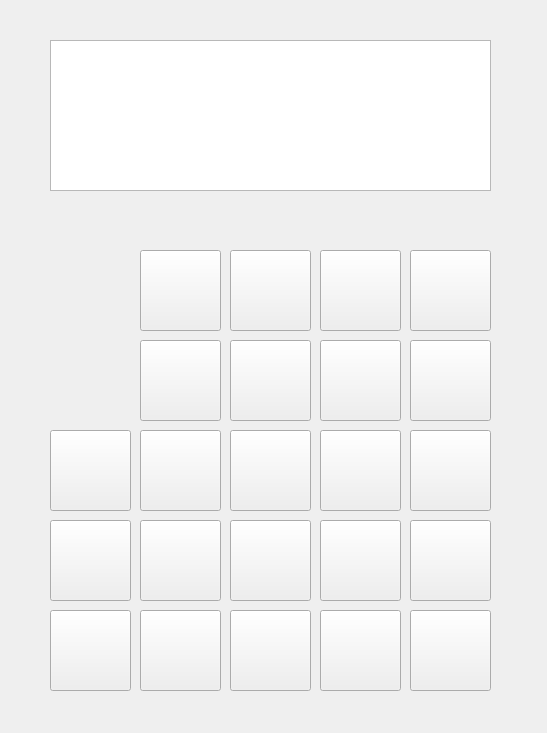
<?xml version="1.0" encoding="UTF-8"?>
<ui version="4.0">
 <class>Dialog</class>
 <widget class="QDialog" name="Dialog">
  <property name="geometry">
   <rect>
    <x>0</x>
    <y>0</y>
    <width>547</width>
    <height>733</height>
   </rect>
  </property>
  <property name="windowTitle">
   <string>Dialog</string>
  </property>
  <widget class="QPushButton" name="button_1">
   <property name="geometry">
    <rect>
     <x>140</x>
     <y>520</y>
     <width>81</width>
     <height>81</height>
    </rect>
   </property>
   <property name="font">
    <font>
     <family>나눔고딕</family>
     <pointsize>12</pointsize>
     <weight>75</weight>
     <bold>true</bold>
    </font>
   </property>
   <property name="focusPolicy">
    <enum>Qt::NoFocus</enum>
   </property>
   <property name="text">
    <string/>
   </property>
   <property name="icon">
    <iconset>
     <normaloff>colors/1.png</normaloff>colors/1.png</iconset>
   </property>
   <property name="iconSize">
    <size>
     <width>75</width>
     <height>75</height>
    </size>
   </property>
  </widget>
  <widget class="QPushButton" name="button_2">
   <property name="geometry">
    <rect>
     <x>230</x>
     <y>520</y>
     <width>81</width>
     <height>81</height>
    </rect>
   </property>
   <property name="font">
    <font>
     <family>나눔고딕</family>
     <pointsize>12</pointsize>
     <weight>75</weight>
     <bold>true</bold>
    </font>
   </property>
   <property name="focusPolicy">
    <enum>Qt::NoFocus</enum>
   </property>
   <property name="text">
    <string/>
   </property>
   <property name="icon">
    <iconset>
     <normaloff>colors/2.png</normaloff>colors/2.png</iconset>
   </property>
   <property name="iconSize">
    <size>
     <width>75</width>
     <height>75</height>
    </size>
   </property>
  </widget>
  <widget class="QPushButton" name="button_3">
   <property name="geometry">
    <rect>
     <x>320</x>
     <y>520</y>
     <width>81</width>
     <height>81</height>
    </rect>
   </property>
   <property name="font">
    <font>
     <family>나눔고딕</family>
     <pointsize>12</pointsize>
     <weight>75</weight>
     <bold>true</bold>
    </font>
   </property>
   <property name="focusPolicy">
    <enum>Qt::NoFocus</enum>
   </property>
   <property name="text">
    <string/>
   </property>
   <property name="icon">
    <iconset>
     <normaloff>colors/3.png</normaloff>colors/3.png</iconset>
   </property>
   <property name="iconSize">
    <size>
     <width>75</width>
     <height>75</height>
    </size>
   </property>
  </widget>
  <widget class="QPushButton" name="button_4">
   <property name="geometry">
    <rect>
     <x>140</x>
     <y>430</y>
     <width>81</width>
     <height>81</height>
    </rect>
   </property>
   <property name="font">
    <font>
     <family>나눔고딕</family>
     <pointsize>12</pointsize>
     <weight>75</weight>
     <bold>true</bold>
    </font>
   </property>
   <property name="focusPolicy">
    <enum>Qt::NoFocus</enum>
   </property>
   <property name="text">
    <string/>
   </property>
   <property name="icon">
    <iconset>
     <normaloff>colors/4.png</normaloff>colors/4.png</iconset>
   </property>
   <property name="iconSize">
    <size>
     <width>75</width>
     <height>75</height>
    </size>
   </property>
  </widget>
  <widget class="QPushButton" name="button_5">
   <property name="geometry">
    <rect>
     <x>230</x>
     <y>430</y>
     <width>81</width>
     <height>81</height>
    </rect>
   </property>
   <property name="font">
    <font>
     <family>나눔고딕</family>
     <pointsize>12</pointsize>
     <weight>75</weight>
     <bold>true</bold>
    </font>
   </property>
   <property name="focusPolicy">
    <enum>Qt::NoFocus</enum>
   </property>
   <property name="text">
    <string/>
   </property>
   <property name="icon">
    <iconset>
     <normaloff>colors/5.png</normaloff>colors/5.png</iconset>
   </property>
   <property name="iconSize">
    <size>
     <width>75</width>
     <height>75</height>
    </size>
   </property>
  </widget>
  <widget class="QPushButton" name="button_6">
   <property name="geometry">
    <rect>
     <x>320</x>
     <y>430</y>
     <width>81</width>
     <height>81</height>
    </rect>
   </property>
   <property name="font">
    <font>
     <family>나눔고딕</family>
     <pointsize>12</pointsize>
     <weight>75</weight>
     <bold>true</bold>
    </font>
   </property>
   <property name="focusPolicy">
    <enum>Qt::NoFocus</enum>
   </property>
   <property name="text">
    <string/>
   </property>
   <property name="icon">
    <iconset>
     <normaloff>colors/6.png</normaloff>colors/6.png</iconset>
   </property>
   <property name="iconSize">
    <size>
     <width>75</width>
     <height>75</height>
    </size>
   </property>
  </widget>
  <widget class="QPushButton" name="button_7">
   <property name="geometry">
    <rect>
     <x>140</x>
     <y>340</y>
     <width>81</width>
     <height>81</height>
    </rect>
   </property>
   <property name="font">
    <font>
     <family>나눔고딕</family>
     <pointsize>12</pointsize>
     <weight>75</weight>
     <bold>true</bold>
    </font>
   </property>
   <property name="focusPolicy">
    <enum>Qt::NoFocus</enum>
   </property>
   <property name="text">
    <string/>
   </property>
   <property name="icon">
    <iconset>
     <normaloff>colors/7.png</normaloff>colors/7.png</iconset>
   </property>
   <property name="iconSize">
    <size>
     <width>75</width>
     <height>75</height>
    </size>
   </property>
  </widget>
  <widget class="QPushButton" name="button_8">
   <property name="geometry">
    <rect>
     <x>230</x>
     <y>340</y>
     <width>81</width>
     <height>81</height>
    </rect>
   </property>
   <property name="font">
    <font>
     <family>나눔고딕</family>
     <pointsize>12</pointsize>
     <weight>75</weight>
     <bold>true</bold>
    </font>
   </property>
   <property name="focusPolicy">
    <enum>Qt::NoFocus</enum>
   </property>
   <property name="text">
    <string/>
   </property>
   <property name="icon">
    <iconset>
     <normaloff>colors/8.png</normaloff>colors/8.png</iconset>
   </property>
   <property name="iconSize">
    <size>
     <width>75</width>
     <height>75</height>
    </size>
   </property>
  </widget>
  <widget class="QPushButton" name="button_9">
   <property name="geometry">
    <rect>
     <x>320</x>
     <y>340</y>
     <width>81</width>
     <height>81</height>
    </rect>
   </property>
   <property name="font">
    <font>
     <family>나눔고딕</family>
     <pointsize>12</pointsize>
     <weight>75</weight>
     <bold>true</bold>
    </font>
   </property>
   <property name="focusPolicy">
    <enum>Qt::NoFocus</enum>
   </property>
   <property name="text">
    <string/>
   </property>
   <property name="icon">
    <iconset>
     <normaloff>colors/9.png</normaloff>colors/9.png</iconset>
   </property>
   <property name="iconSize">
    <size>
     <width>75</width>
     <height>75</height>
    </size>
   </property>
  </widget>
  <widget class="QPushButton" name="button_0">
   <property name="enabled">
    <bool>true</bool>
   </property>
   <property name="geometry">
    <rect>
     <x>230</x>
     <y>610</y>
     <width>81</width>
     <height>81</height>
    </rect>
   </property>
   <property name="font">
    <font>
     <family>나눔고딕</family>
     <pointsize>12</pointsize>
     <weight>75</weight>
     <bold>true</bold>
    </font>
   </property>
   <property name="focusPolicy">
    <enum>Qt::NoFocus</enum>
   </property>
   <property name="text">
    <string/>
   </property>
   <property name="icon">
    <iconset>
     <normaloff>colors/0.png</normaloff>colors/0.png</iconset>
   </property>
   <property name="iconSize">
    <size>
     <width>75</width>
     <height>75</height>
    </size>
   </property>
  </widget>
  <widget class="QPushButton" name="button_dot">
   <property name="geometry">
    <rect>
     <x>320</x>
     <y>610</y>
     <width>81</width>
     <height>81</height>
    </rect>
   </property>
   <property name="font">
    <font>
     <family>나눔고딕</family>
     <pointsize>12</pointsize>
     <weight>75</weight>
     <bold>true</bold>
    </font>
   </property>
   <property name="focusPolicy">
    <enum>Qt::NoFocus</enum>
   </property>
   <property name="text">
    <string/>
   </property>
   <property name="icon">
    <iconset>
     <normaloff>colors/dot.png</normaloff>colors/dot.png</iconset>
   </property>
   <property name="iconSize">
    <size>
     <width>75</width>
     <height>75</height>
    </size>
   </property>
  </widget>
  <widget class="QPushButton" name="button_braceRight">
   <property name="geometry">
    <rect>
     <x>140</x>
     <y>610</y>
     <width>81</width>
     <height>81</height>
    </rect>
   </property>
   <property name="font">
    <font>
     <family>나눔고딕</family>
     <pointsize>12</pointsize>
     <weight>75</weight>
     <bold>true</bold>
    </font>
   </property>
   <property name="focusPolicy">
    <enum>Qt::NoFocus</enum>
   </property>
   <property name="text">
    <string/>
   </property>
   <property name="icon">
    <iconset>
     <normaloff>colors/braceright.png</normaloff>colors/braceright.png</iconset>
   </property>
   <property name="iconSize">
    <size>
     <width>75</width>
     <height>75</height>
    </size>
   </property>
  </widget>
  <widget class="QPushButton" name="button_per">
   <property name="geometry">
    <rect>
     <x>140</x>
     <y>250</y>
     <width>81</width>
     <height>81</height>
    </rect>
   </property>
   <property name="font">
    <font>
     <family>나눔고딕</family>
     <pointsize>12</pointsize>
     <weight>75</weight>
     <bold>true</bold>
    </font>
   </property>
   <property name="focusPolicy">
    <enum>Qt::NoFocus</enum>
   </property>
   <property name="text">
    <string/>
   </property>
   <property name="icon">
    <iconset>
     <normaloff>colors/percentage.png</normaloff>colors/percentage.png</iconset>
   </property>
   <property name="iconSize">
    <size>
     <width>75</width>
     <height>75</height>
    </size>
   </property>
  </widget>
  <widget class="QPushButton" name="button_root">
   <property name="geometry">
    <rect>
     <x>230</x>
     <y>250</y>
     <width>81</width>
     <height>81</height>
    </rect>
   </property>
   <property name="font">
    <font>
     <family>나눔고딕</family>
     <pointsize>12</pointsize>
     <weight>75</weight>
     <bold>true</bold>
    </font>
   </property>
   <property name="focusPolicy">
    <enum>Qt::NoFocus</enum>
   </property>
   <property name="text">
    <string/>
   </property>
   <property name="icon">
    <iconset>
     <normaloff>colors/root.png</normaloff>colors/root.png</iconset>
   </property>
   <property name="iconSize">
    <size>
     <width>75</width>
     <height>75</height>
    </size>
   </property>
  </widget>
  <widget class="QPushButton" name="button_sqr">
   <property name="geometry">
    <rect>
     <x>320</x>
     <y>250</y>
     <width>81</width>
     <height>81</height>
    </rect>
   </property>
   <property name="font">
    <font>
     <family>나눔고딕</family>
     <pointsize>12</pointsize>
     <weight>75</weight>
     <bold>true</bold>
    </font>
   </property>
   <property name="focusPolicy">
    <enum>Qt::NoFocus</enum>
   </property>
   <property name="text">
    <string/>
   </property>
   <property name="icon">
    <iconset>
     <normaloff>colors/square.png</normaloff>colors/square.png</iconset>
   </property>
   <property name="iconSize">
    <size>
     <width>75</width>
     <height>75</height>
    </size>
   </property>
  </widget>
  <widget class="QPushButton" name="button_div">
   <property name="geometry">
    <rect>
     <x>410</x>
     <y>250</y>
     <width>81</width>
     <height>81</height>
    </rect>
   </property>
   <property name="font">
    <font>
     <family>나눔고딕</family>
     <pointsize>12</pointsize>
     <weight>75</weight>
     <bold>true</bold>
    </font>
   </property>
   <property name="focusPolicy">
    <enum>Qt::NoFocus</enum>
   </property>
   <property name="text">
    <string/>
   </property>
   <property name="icon">
    <iconset>
     <normaloff>colors/divide.png</normaloff>colors/divide.png</iconset>
   </property>
   <property name="iconSize">
    <size>
     <width>75</width>
     <height>75</height>
    </size>
   </property>
  </widget>
  <widget class="QPushButton" name="button_pls">
   <property name="geometry">
    <rect>
     <x>410</x>
     <y>520</y>
     <width>81</width>
     <height>81</height>
    </rect>
   </property>
   <property name="font">
    <font>
     <family>나눔고딕</family>
     <pointsize>12</pointsize>
     <weight>75</weight>
     <bold>true</bold>
    </font>
   </property>
   <property name="focusPolicy">
    <enum>Qt::NoFocus</enum>
   </property>
   <property name="text">
    <string/>
   </property>
   <property name="icon">
    <iconset>
     <normaloff>colors/plus.png</normaloff>colors/plus.png</iconset>
   </property>
   <property name="iconSize">
    <size>
     <width>75</width>
     <height>75</height>
    </size>
   </property>
  </widget>
  <widget class="QPushButton" name="button_min">
   <property name="geometry">
    <rect>
     <x>410</x>
     <y>430</y>
     <width>81</width>
     <height>81</height>
    </rect>
   </property>
   <property name="font">
    <font>
     <family>나눔고딕</family>
     <pointsize>12</pointsize>
     <weight>75</weight>
     <bold>true</bold>
    </font>
   </property>
   <property name="focusPolicy">
    <enum>Qt::NoFocus</enum>
   </property>
   <property name="text">
    <string/>
   </property>
   <property name="icon">
    <iconset>
     <normaloff>colors/minus.png</normaloff>colors/minus.png</iconset>
   </property>
   <property name="iconSize">
    <size>
     <width>75</width>
     <height>75</height>
    </size>
   </property>
  </widget>
  <widget class="QPushButton" name="button_mul">
   <property name="geometry">
    <rect>
     <x>410</x>
     <y>340</y>
     <width>81</width>
     <height>81</height>
    </rect>
   </property>
   <property name="font">
    <font>
     <family>나눔고딕</family>
     <pointsize>12</pointsize>
     <weight>75</weight>
     <bold>true</bold>
    </font>
   </property>
   <property name="focusPolicy">
    <enum>Qt::NoFocus</enum>
   </property>
   <property name="text">
    <string/>
   </property>
   <property name="icon">
    <iconset>
     <normaloff>colors/multiply.png</normaloff>colors/multiply.png</iconset>
   </property>
   <property name="iconSize">
    <size>
     <width>75</width>
     <height>75</height>
    </size>
   </property>
  </widget>
  <widget class="QPushButton" name="button_equal">
   <property name="geometry">
    <rect>
     <x>410</x>
     <y>610</y>
     <width>81</width>
     <height>81</height>
    </rect>
   </property>
   <property name="palette">
    <palette>
     <active>
      <colorrole role="ButtonText">
       <brush brushstyle="SolidPattern">
        <color alpha="255">
         <red>0</red>
         <green>0</green>
         <blue>255</blue>
        </color>
       </brush>
      </colorrole>
     </active>
     <inactive>
      <colorrole role="ButtonText">
       <brush brushstyle="SolidPattern">
        <color alpha="255">
         <red>0</red>
         <green>0</green>
         <blue>255</blue>
        </color>
       </brush>
      </colorrole>
     </inactive>
     <disabled>
      <colorrole role="ButtonText">
       <brush brushstyle="SolidPattern">
        <color alpha="255">
         <red>120</red>
         <green>120</green>
         <blue>120</blue>
        </color>
       </brush>
      </colorrole>
     </disabled>
    </palette>
   </property>
   <property name="font">
    <font>
     <family>나눔고딕</family>
     <pointsize>12</pointsize>
     <weight>75</weight>
     <bold>true</bold>
    </font>
   </property>
   <property name="focusPolicy">
    <enum>Qt::NoFocus</enum>
   </property>
   <property name="text">
    <string/>
   </property>
   <property name="icon">
    <iconset>
     <normaloff>colors/equal.png</normaloff>colors/equal.png</iconset>
   </property>
   <property name="iconSize">
    <size>
     <width>75</width>
     <height>75</height>
    </size>
   </property>
  </widget>
  <widget class="QPushButton" name="button_clr">
   <property name="geometry">
    <rect>
     <x>50</x>
     <y>520</y>
     <width>81</width>
     <height>81</height>
    </rect>
   </property>
   <property name="palette">
    <palette>
     <active>
      <colorrole role="ButtonText">
       <brush brushstyle="SolidPattern">
        <color alpha="255">
         <red>255</red>
         <green>0</green>
         <blue>4</blue>
        </color>
       </brush>
      </colorrole>
     </active>
     <inactive>
      <colorrole role="ButtonText">
       <brush brushstyle="SolidPattern">
        <color alpha="255">
         <red>255</red>
         <green>0</green>
         <blue>4</blue>
        </color>
       </brush>
      </colorrole>
     </inactive>
     <disabled>
      <colorrole role="ButtonText">
       <brush brushstyle="SolidPattern">
        <color alpha="255">
         <red>120</red>
         <green>120</green>
         <blue>120</blue>
        </color>
       </brush>
      </colorrole>
     </disabled>
    </palette>
   </property>
   <property name="font">
    <font>
     <family>나눔고딕</family>
     <pointsize>12</pointsize>
     <weight>75</weight>
     <bold>true</bold>
    </font>
   </property>
   <property name="focusPolicy">
    <enum>Qt::NoFocus</enum>
   </property>
   <property name="text">
    <string/>
   </property>
   <property name="icon">
    <iconset>
     <normaloff>colors/clear.png</normaloff>colors/clear.png</iconset>
   </property>
   <property name="iconSize">
    <size>
     <width>75</width>
     <height>75</height>
    </size>
   </property>
  </widget>
  <widget class="QPushButton" name="button_back">
   <property name="geometry">
    <rect>
     <x>50</x>
     <y>430</y>
     <width>81</width>
     <height>81</height>
    </rect>
   </property>
   <property name="palette">
    <palette>
     <active>
      <colorrole role="ButtonText">
       <brush brushstyle="SolidPattern">
        <color alpha="255">
         <red>255</red>
         <green>119</green>
         <blue>0</blue>
        </color>
       </brush>
      </colorrole>
     </active>
     <inactive>
      <colorrole role="ButtonText">
       <brush brushstyle="SolidPattern">
        <color alpha="255">
         <red>255</red>
         <green>119</green>
         <blue>0</blue>
        </color>
       </brush>
      </colorrole>
     </inactive>
     <disabled>
      <colorrole role="ButtonText">
       <brush brushstyle="SolidPattern">
        <color alpha="255">
         <red>120</red>
         <green>120</green>
         <blue>120</blue>
        </color>
       </brush>
      </colorrole>
     </disabled>
    </palette>
   </property>
   <property name="font">
    <font>
     <family>나눔고딕</family>
     <pointsize>12</pointsize>
     <weight>50</weight>
     <bold>false</bold>
    </font>
   </property>
   <property name="focusPolicy">
    <enum>Qt::NoFocus</enum>
   </property>
   <property name="text">
    <string/>
   </property>
   <property name="icon">
    <iconset>
     <normaloff>colors/backspace.png</normaloff>colors/backspace.png</iconset>
   </property>
   <property name="iconSize">
    <size>
     <width>75</width>
     <height>75</height>
    </size>
   </property>
  </widget>
  <widget class="QTextBrowser" name="mainText">
   <property name="geometry">
    <rect>
     <x>50</x>
     <y>40</y>
     <width>441</width>
     <height>151</height>
    </rect>
   </property>
   <property name="font">
    <font>
     <family>맑은 고딕</family>
     <pointsize>20</pointsize>
    </font>
   </property>
   <property name="focusPolicy">
    <enum>Qt::NoFocus</enum>
   </property>
   <property name="html">
    <string>&lt;!DOCTYPE HTML PUBLIC &quot;-//W3C//DTD HTML 4.0//EN&quot; &quot;http://www.w3.org/TR/REC-html40/strict.dtd&quot;&gt;
&lt;html&gt;&lt;head&gt;&lt;meta name=&quot;qrichtext&quot; content=&quot;1&quot; /&gt;&lt;style type=&quot;text/css&quot;&gt;
p, li { white-space: pre-wrap; }
&lt;/style&gt;&lt;/head&gt;&lt;body style=&quot; font-family:'맑은 고딕'; font-size:20pt; font-weight:400; font-style:normal;&quot;&gt;
&lt;p align=&quot;right&quot; style=&quot; margin-top:0px; margin-bottom:0px; margin-left:0px; margin-right:0px; -qt-block-indent:0; text-indent:0px;&quot;&gt;&lt;span style=&quot; font-family:'나눔고딕';&quot;&gt;     &lt;/span&gt;&lt;/p&gt;&lt;/body&gt;&lt;/html&gt;</string>
   </property>
  </widget>
  <widget class="QLabel" name="koreanText">
   <property name="geometry">
    <rect>
     <x>50</x>
     <y>199</y>
     <width>441</width>
     <height>41</height>
    </rect>
   </property>
   <property name="font">
    <font>
     <family>나눔고딕</family>
     <pointsize>12</pointsize>
    </font>
   </property>
   <property name="text">
    <string/>
   </property>
   <property name="alignment">
    <set>Qt::AlignRight|Qt::AlignTrailing|Qt::AlignVCenter</set>
   </property>
   <property name="wordWrap">
    <bool>true</bool>
   </property>
  </widget>
  <widget class="QPushButton" name="button_braceLeft">
   <property name="geometry">
    <rect>
     <x>50</x>
     <y>610</y>
     <width>81</width>
     <height>81</height>
    </rect>
   </property>
   <property name="font">
    <font>
     <family>나눔고딕</family>
     <pointsize>12</pointsize>
     <weight>75</weight>
     <bold>true</bold>
    </font>
   </property>
   <property name="focusPolicy">
    <enum>Qt::NoFocus</enum>
   </property>
   <property name="text">
    <string/>
   </property>
   <property name="icon">
    <iconset>
     <normaloff>colors/braceleft.png</normaloff>colors/braceleft.png</iconset>
   </property>
   <property name="iconSize">
    <size>
     <width>75</width>
     <height>75</height>
    </size>
   </property>
  </widget>
 </widget>
 <resources/>
 <connections>
  <connection>
   <sender>button_0</sender>
   <signal>released()</signal>
   <receiver>Dialog</receiver>
   <slot>btn0()</slot>
   <hints>
    <hint type="sourcelabel">
     <x>288</x>
     <y>683</y>
    </hint>
    <hint type="destinationlabel">
     <x>287</x>
     <y>705</y>
    </hint>
   </hints>
  </connection>
  <connection>
   <sender>button_1</sender>
   <signal>released()</signal>
   <receiver>Dialog</receiver>
   <slot>btn1()</slot>
   <hints>
    <hint type="sourcelabel">
     <x>186</x>
     <y>541</y>
    </hint>
    <hint type="destinationlabel">
     <x>185</x>
     <y>518</y>
    </hint>
   </hints>
  </connection>
  <connection>
   <sender>button_2</sender>
   <signal>released()</signal>
   <receiver>Dialog</receiver>
   <slot>btn2()</slot>
   <hints>
    <hint type="sourcelabel">
     <x>277</x>
     <y>529</y>
    </hint>
    <hint type="destinationlabel">
     <x>274</x>
     <y>516</y>
    </hint>
   </hints>
  </connection>
  <connection>
   <sender>button_3</sender>
   <signal>released()</signal>
   <receiver>Dialog</receiver>
   <slot>btn3()</slot>
   <hints>
    <hint type="sourcelabel">
     <x>359</x>
     <y>527</y>
    </hint>
    <hint type="destinationlabel">
     <x>359</x>
     <y>517</y>
    </hint>
   </hints>
  </connection>
  <connection>
   <sender>button_4</sender>
   <signal>released()</signal>
   <receiver>Dialog</receiver>
   <slot>btn4()</slot>
   <hints>
    <hint type="sourcelabel">
     <x>180</x>
     <y>436</y>
    </hint>
    <hint type="destinationlabel">
     <x>178</x>
     <y>428</y>
    </hint>
   </hints>
  </connection>
  <connection>
   <sender>button_5</sender>
   <signal>released()</signal>
   <receiver>Dialog</receiver>
   <slot>btn5()</slot>
   <hints>
    <hint type="sourcelabel">
     <x>273</x>
     <y>445</y>
    </hint>
    <hint type="destinationlabel">
     <x>271</x>
     <y>429</y>
    </hint>
   </hints>
  </connection>
  <connection>
   <sender>button_6</sender>
   <signal>released()</signal>
   <receiver>Dialog</receiver>
   <slot>btn6()</slot>
   <hints>
    <hint type="sourcelabel">
     <x>368</x>
     <y>437</y>
    </hint>
    <hint type="destinationlabel">
     <x>359</x>
     <y>425</y>
    </hint>
   </hints>
  </connection>
  <connection>
   <sender>button_7</sender>
   <signal>released()</signal>
   <receiver>Dialog</receiver>
   <slot>btn7()</slot>
   <hints>
    <hint type="sourcelabel">
     <x>179</x>
     <y>348</y>
    </hint>
    <hint type="destinationlabel">
     <x>180</x>
     <y>337</y>
    </hint>
   </hints>
  </connection>
  <connection>
   <sender>button_8</sender>
   <signal>released()</signal>
   <receiver>Dialog</receiver>
   <slot>btn8()</slot>
   <hints>
    <hint type="sourcelabel">
     <x>267</x>
     <y>346</y>
    </hint>
    <hint type="destinationlabel">
     <x>266</x>
     <y>337</y>
    </hint>
   </hints>
  </connection>
  <connection>
   <sender>button_9</sender>
   <signal>released()</signal>
   <receiver>Dialog</receiver>
   <slot>btn9()</slot>
   <hints>
    <hint type="sourcelabel">
     <x>355</x>
     <y>344</y>
    </hint>
    <hint type="destinationlabel">
     <x>356</x>
     <y>335</y>
    </hint>
   </hints>
  </connection>
  <connection>
   <sender>button_per</sender>
   <signal>released()</signal>
   <receiver>Dialog</receiver>
   <slot>btnper()</slot>
   <hints>
    <hint type="sourcelabel">
     <x>179</x>
     <y>262</y>
    </hint>
    <hint type="destinationlabel">
     <x>178</x>
     <y>247</y>
    </hint>
   </hints>
  </connection>
  <connection>
   <sender>button_root</sender>
   <signal>released()</signal>
   <receiver>Dialog</receiver>
   <slot>btnroot()</slot>
   <hints>
    <hint type="sourcelabel">
     <x>265</x>
     <y>265</y>
    </hint>
    <hint type="destinationlabel">
     <x>263</x>
     <y>248</y>
    </hint>
   </hints>
  </connection>
  <connection>
   <sender>button_sqr</sender>
   <signal>released()</signal>
   <receiver>Dialog</receiver>
   <slot>btnsqr()</slot>
   <hints>
    <hint type="sourcelabel">
     <x>359</x>
     <y>266</y>
    </hint>
    <hint type="destinationlabel">
     <x>358</x>
     <y>247</y>
    </hint>
   </hints>
  </connection>
  <connection>
   <sender>button_div</sender>
   <signal>released()</signal>
   <receiver>Dialog</receiver>
   <slot>btndiv()</slot>
   <hints>
    <hint type="sourcelabel">
     <x>453</x>
     <y>259</y>
    </hint>
    <hint type="destinationlabel">
     <x>451</x>
     <y>249</y>
    </hint>
   </hints>
  </connection>
  <connection>
   <sender>button_mul</sender>
   <signal>released()</signal>
   <receiver>Dialog</receiver>
   <slot>btnmul()</slot>
   <hints>
    <hint type="sourcelabel">
     <x>448</x>
     <y>352</y>
    </hint>
    <hint type="destinationlabel">
     <x>448</x>
     <y>337</y>
    </hint>
   </hints>
  </connection>
  <connection>
   <sender>button_min</sender>
   <signal>released()</signal>
   <receiver>Dialog</receiver>
   <slot>btnmin()</slot>
   <hints>
    <hint type="sourcelabel">
     <x>443</x>
     <y>449</y>
    </hint>
    <hint type="destinationlabel">
     <x>445</x>
     <y>427</y>
    </hint>
   </hints>
  </connection>
  <connection>
   <sender>button_pls</sender>
   <signal>released()</signal>
   <receiver>Dialog</receiver>
   <slot>btnpls()</slot>
   <hints>
    <hint type="sourcelabel">
     <x>448</x>
     <y>532</y>
    </hint>
    <hint type="destinationlabel">
     <x>445</x>
     <y>518</y>
    </hint>
   </hints>
  </connection>
  <connection>
   <sender>button_equal</sender>
   <signal>released()</signal>
   <receiver>Dialog</receiver>
   <slot>btnequal()</slot>
   <hints>
    <hint type="sourcelabel">
     <x>449</x>
     <y>626</y>
    </hint>
    <hint type="destinationlabel">
     <x>445</x>
     <y>608</y>
    </hint>
   </hints>
  </connection>
  <connection>
   <sender>button_dot</sender>
   <signal>released()</signal>
   <receiver>Dialog</receiver>
   <slot>btndot()</slot>
   <hints>
    <hint type="sourcelabel">
     <x>361</x>
     <y>617</y>
    </hint>
    <hint type="destinationlabel">
     <x>356</x>
     <y>607</y>
    </hint>
   </hints>
  </connection>
  <connection>
   <sender>button_braceRight</sender>
   <signal>released()</signal>
   <receiver>Dialog</receiver>
   <slot>btnbracer()</slot>
   <hints>
    <hint type="sourcelabel">
     <x>177</x>
     <y>613</y>
    </hint>
    <hint type="destinationlabel">
     <x>177</x>
     <y>605</y>
    </hint>
   </hints>
  </connection>
  <connection>
   <sender>button_clr</sender>
   <signal>released()</signal>
   <receiver>Dialog</receiver>
   <slot>btnclr()</slot>
   <hints>
    <hint type="sourcelabel">
     <x>101</x>
     <y>526</y>
    </hint>
    <hint type="destinationlabel">
     <x>94</x>
     <y>607</y>
    </hint>
   </hints>
  </connection>
  <connection>
   <sender>button_back</sender>
   <signal>released()</signal>
   <receiver>Dialog</receiver>
   <slot>btnback()</slot>
   <hints>
    <hint type="sourcelabel">
     <x>92</x>
     <y>441</y>
    </hint>
    <hint type="destinationlabel">
     <x>90</x>
     <y>515</y>
    </hint>
   </hints>
  </connection>
  <connection>
   <sender>button_braceLeft</sender>
   <signal>released()</signal>
   <receiver>Dialog</receiver>
   <slot>btnbracel()</slot>
   <hints>
    <hint type="sourcelabel">
     <x>104</x>
     <y>617</y>
    </hint>
    <hint type="destinationlabel">
     <x>109</x>
     <y>607</y>
    </hint>
   </hints>
  </connection>
 </connections>
 <slots>
  <slot>btn0()</slot>
  <slot>btn1()</slot>
  <slot>btn2()</slot>
  <slot>btn3()</slot>
  <slot>btn4()</slot>
  <slot>btn5()</slot>
  <slot>btn6()</slot>
  <slot>btn7()</slot>
  <slot>btn8()</slot>
  <slot>btn9()</slot>
  <slot>btndot()</slot>
  <slot>btnbracer()</slot>
  <slot>btnclr()</slot>
  <slot>btnback()</slot>
  <slot>btnequal()</slot>
  <slot>btnpls()</slot>
  <slot>btnmin()</slot>
  <slot>btnmul()</slot>
  <slot>btndiv()</slot>
  <slot>btnper()</slot>
  <slot>btnsqr()</slot>
  <slot>btnroot()</slot>
  <slot>btnbracel()</slot>
 </slots>
</ui>
